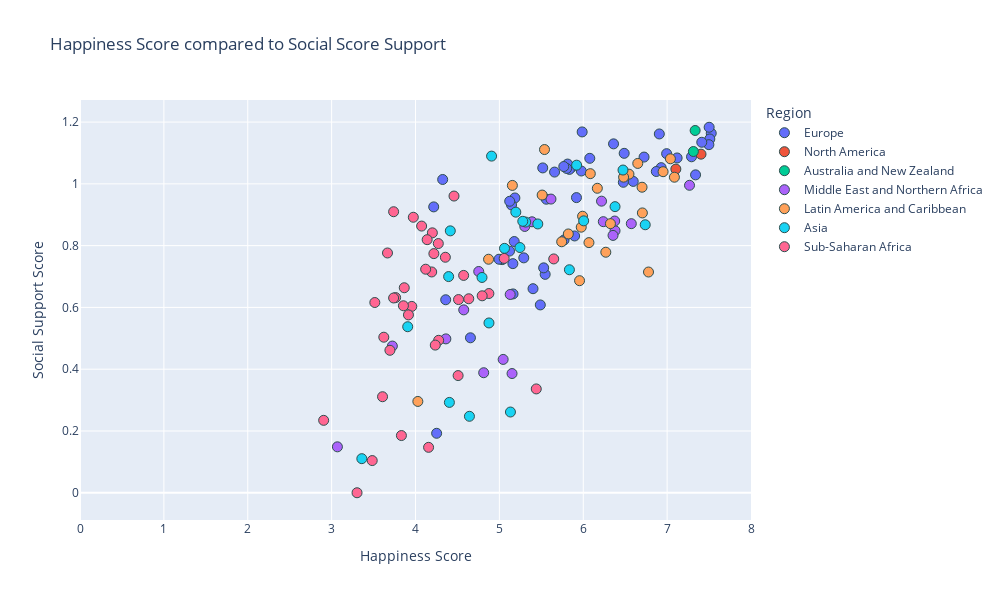

Notebook code for this chart:
### Code cell
#happiness score vs social support

#establish x and y values
x_values = csv_2016_restructured["Score"]
y_values = csv_2016_restructured["Social support"]

#px.scatter
fig = px.scatter(csv_2016_restructured, x_values, y_values, color="Region", hover_name="Country",
                range_x=[0,8], title="Happiness Score compared to Social Score Support ",
                width= 1000, height =600) # use trendline="ols" to see all lin reg equations

#set axes labels
fig.update_xaxes(title_text='Happiness Score')
fig.update_yaxes(title_text='Social Support Score')


#formatting
#marker size and colors
fig.update_traces(marker=dict(size=10,
                              line=dict(width=1, 
                                        color='DarkSlateGrey')))


#linear regression
#use linregress from dependencies to inplement linear regression
(slope, intercept, rvalue, pvalue, stderr) = linregress(x_values, y_values)
regress_values = x_values * slope + intercept

#print out all variables calculated above (rvalue, pvalue...)
print(f"slope:{round(slope, 2)}")
print(f"intercept:{round(intercept,2)}")
res = sts.linregress(x_values, y_values)
print(f"R-squared: {res.rvalue**2:.4f}")


#print out line eq for reference
line_eq = (f"y={round(slope, 2)}x + {round(intercept, 2)}")
print(line_eq)

fig.show()

### Figure 1 — Plotly figure (JSON) as saved in the notebook; plotly's stock layout.template omitted (floating-point values rounded to 4 significant figures)
{"data": [{"hovertemplate": "<b>%{hovertext}</b><br><br>Region=Europe<br>Score=%{x}<br>Social support=%{y}<extra></extra>", "hovertext": ["Denmark", "Switzerland", "Iceland", "Norway", "Finland", "Netherlands", "Sweden", "Austria", "Germany", "Belgium", "Ireland", "Luxembourg", "United Kingdom", "Czech Republic", "Malta", "France", "Spain", "Slovakia", "Uzbekistan", "Italy", "Kazakhstan", "Moldova", "Russia", "Poland", "Lithuania", "Belarus", "North Cyprus", "Slovenia", "Turkmenistan", "Latvia", "Cyprus", "Romania", "Estonia", "Croatia", "Kosovo", "Azerbaijan", "Kyrgyzstan", "Serbia", "Bosnia and Herzegovina", "Montenegro", "Hungary", "Portugal", "Macedonia", "Greece", "Tajikistan", "Albania", "Armenia", "Ukraine", "Georgia", "Bulgaria"], "legendgroup": "Europe", "marker": {"color": "#636efa", "line": {"color": "DarkSlateGrey", "width": 1}, "size": 10, "symbol": "circle"}, "mode": "markers", "name": "Europe", "orientation": "v", "showlegend": true, "type": "scatter", "x": [7.526, 7.509, 7.501, 7.498, 7.413, 7.339, 7.291, 7.119, 6.994, 6.929, 6.907, 6.871, 6.725, 6.596, 6.488, 6.478, 6.361, 6.078, 5.987, 5.977, 5.919, 5.897, 5.856, 5.835, 5.813, 5.802, 5.771, 5.768, 5.658, 5.56, 5.546, 5.528, 5.517, 5.488, 5.401, 5.291, 5.185, 5.177, 5.163, 5.161, 5.145, 5.123, 5.121, 5.033, 4.996, 4.655, 4.36, 4.324, 4.252, 4.217], "xaxis": "x", "y": [1.164, 1.145, 1.183, 1.127, 1.135, 1.029, 1.088, 1.084, 1.098, 1.052, 1.162, 1.04, 1.087, 1.008, 1.099, 1.005, 1.129, 1.083, 1.168, 1.042, 0.9554, 0.8313, 1.053, 1.047, 1.064, 1.05, 0.8183, 1.056, 1.038, 0.9503, 0.707, 0.728, 1.052, 0.6081, 0.6606, 0.7604, 0.9543, 0.8133, 0.6437, 0.7417, 0.9316, 0.9437, 0.7824, 0.7547, 0.756, 0.5016, 0.6248, 1.014, 0.1925, 0.9254], "yaxis": "y"}, {"hovertemplate": "<b>%{hovertext}</b><br><br>Region=North America<br>Score=%{x}<br>Social support=%{y}<extra></extra>", "hovertext": ["Canada", "United States"], "legendgroup": "North America", "marker": {"color": "#EF553B", "line": {"color": "DarkSlateGrey", "width": 1}, "size": 10, "symbol": "circle"}, "mode": "markers", "name": "North America", "orientation": "v", "showlegend": true, "type": "scatter", "x": [7.404, 7.104], "xaxis": "x", "y": [1.096, 1.048], "yaxis": "y"}, {"hovertemplate": "<b>%{hovertext}</b><br><br>Region=Australia and New Zealand<br>Score=%{x}<br>Social support=%{y}<extra></extra>", "hovertext": ["New Zealand", "Australia"], "legendgroup": "Australia and New Zealand", "marker": {"color": "#00cc96", "line": {"color": "DarkSlateGrey", "width": 1}, "size": 10, "symbol": "circle"}, "mode": "markers", "name": "Australia and New Zealand", "orientation": "v", "showlegend": true, "type": "scatter", "x": [7.334, 7.313], "xaxis": "x", "y": [1.173, 1.105], "yaxis": "y"}, {"hovertemplate": "<b>%{hovertext}</b><br><br>Region=Middle East and Northern Africa<br>Score=%{x}<br>Social support=%{y}<extra></extra>", "hovertext": ["Israel", "United Arab Emirates", "Saudi Arabia", "Qatar", "Algeria", "Kuwait", "Bahrain", "Libya", "Turkey", "Jordan", "Morocco", "Lebanon", "Tunisia", "Iran", "Palestinian Territories", "Iraq", "Egypt", "Yemen", "Syria"], "legendgroup": "Middle East and Northern Africa", "marker": {"color": "#ab63fa", "line": {"color": "DarkSlateGrey", "width": 1}, "size": 10, "symbol": "circle"}, "mode": "markers", "name": "Middle East and Northern Africa", "orientation": "v", "showlegend": true, "type": "scatter", "x": [7.267, 6.573, 6.379, 6.375, 6.355, 6.239, 6.218, 5.615, 5.389, 5.303, 5.151, 5.129, 5.045, 4.813, 4.754, 4.575, 4.362, 3.724, 3.069], "xaxis": "x", "y": [0.9954, 0.8711, 0.8483, 0.8796, 0.8331, 0.8776, 0.944, 0.9508, 0.8772, 0.8622, 0.386, 0.6418, 0.4316, 0.3886, 0.7163, 0.592, 0.4981, 0.4749, 0.1487], "yaxis": "y"}, {"hovertemplate": "<b>%{hovertext}</b><br><br>Region=Latin America and Caribbean<br>Score=%{x}<br>Social support=%{y}<extra></extra>", "hovertext": ["Costa Rica", "Puerto Rico", "Brazil", "Mexico", "Chile", "Panama", "Argentina", "Uruguay", "Colombia", "Guatemala", "Suriname", "Trinidad and Tobago", "Venezuela", "El Salvador", "Nicaragua", "Ecuador", "Belize", "Bolivia", "Peru", "Paraguay", "Jamaica", "Dominican Republic", "Honduras", "Haiti"], "legendgroup": "Latin America and Caribbean", "marker": {"color": "#FFA15A", "line": {"color": "DarkSlateGrey", "width": 1}, "size": 10, "symbol": "circle"}, "mode": "markers", "name": "Latin America and Caribbean", "orientation": "v", "showlegend": true, "type": "scatter", "x": [7.087, 7.039, 6.952, 6.778, 6.705, 6.701, 6.65, 6.545, 6.481, 6.324, 6.269, 6.168, 6.084, 6.068, 5.992, 5.976, 5.956, 5.822, 5.743, 5.538, 5.51, 5.155, 4.871, 4.028], "xaxis": "x", "y": [1.022, 1.081, 1.039, 0.7146, 0.9059, 0.9891, 1.066, 1.031, 1.022, 0.8712, 0.7787, 0.9857, 1.033, 0.8097, 0.8952, 0.8597, 0.6865, 0.8378, 0.8125, 1.111, 0.9637, 0.995, 0.756, 0.2956], "yaxis": "y"}, {"hovertemplate": "<b>%{hovertext}</b><br><br>Region=Asia<br>Score=%{x}<br>Social support=%{y}<extra></extra>", "hovertext": ["Singapore", "Thailand", "Taiwan", "Malaysia", "Japan", "South Korea", "Hong Kong", "Indonesia", "Philippines", "China", "Bhutan", "Pakistan", "Vietnam", "Mongolia", "Laos", "Nepal", "Bangladesh", "Sri Lanka", "India", "Myanmar", "Cambodia", "Afghanistan"], "legendgroup": "Asia", "marker": {"color": "#19d3f3", "line": {"color": "DarkSlateGrey", "width": 1}, "size": 10, "symbol": "circle"}, "mode": "markers", "name": "Asia", "orientation": "v", "showlegend": true, "type": "scatter", "x": [6.739, 6.474, 6.379, 6.005, 5.921, 5.835, 5.458, 5.314, 5.279, 5.245, 5.196, 5.132, 5.061, 4.907, 4.876, 4.793, 4.643, 4.415, 4.404, 4.395, 3.907, 3.36], "xaxis": "x", "y": [0.8676, 1.045, 0.9262, 0.8802, 1.061, 0.7219, 0.8702, 0.8762, 0.8788, 0.7938, 0.9084, 0.2614, 0.7912, 1.09, 0.5497, 0.697, 0.2475, 0.8478, 0.2925, 0.6998, 0.5375, 0.1104], "yaxis": "y"}, {"hovertemplate": "<b>%{hovertext}</b><br><br>Region=Sub-Saharan Africa<br>Score=%{x}<br>Social support=%{y}<extra></extra>", "hovertext": ["Mauritius", "Somalia", "Somaliland Region", "Nigeria", "Zambia", "Sierra Leone", "Namibia", "Cameroon", "Ethiopia", "South Africa", "Kenya", "Ghana", "Congo (Kinshasa)", "Congo (Brazzaville)", "Senegal", "Mauritania", "Zimbabwe", "Malawi", "Sudan", "Gabon", "Mali", "Botswana", "Comoros", "Ivory Coast", "Angola", "Niger", "South Sudan", "Chad", "Burkina Faso", "Uganda", "Madagascar", "Tanzania", "Liberia", "Guinea", "Rwanda", "Benin", "Togo", "Burundi"], "legendgroup": "Sub-Saharan Africa", "marker": {"color": "#FF6692", "line": {"color": "DarkSlateGrey", "width": 1}, "size": 10, "symbol": "circle"}, "mode": "markers", "name": "Sub-Saharan Africa", "orientation": "v", "showlegend": true, "type": "scatter", "x": [5.648, 5.44, 5.057, 4.875, 4.795, 4.635, 4.574, 4.513, 4.508, 4.459, 4.356, 4.276, 4.272, 4.236, 4.219, 4.201, 4.193, 4.156, 4.139, 4.121, 4.073, 3.974, 3.956, 3.916, 3.866, 3.856, 3.832, 3.763, 3.739, 3.739, 3.695, 3.666, 3.622, 3.607, 3.515, 3.484, 3.303, 2.905], "xaxis": "x", "y": [0.757, 0.3361, 0.7586, 0.645, 0.6376, 0.628, 0.7036, 0.6254, 0.3793, 0.9605, 0.7624, 0.4935, 0.8068, 0.478, 0.7742, 0.8414, 0.7148, 0.147, 0.8193, 0.7237, 0.8633, 0.8919, 0.6032, 0.5758, 0.6637, 0.6053, 0.1852, 0.6318, 0.6305, 0.9098, 0.4612, 0.7762, 0.5035, 0.3109, 0.6159, 0.1042, 0, 0.2344], "yaxis": "y"}], "layout": {"height": 600, "legend": {"title": {"text": "Region"}, "tracegroupgap": 0}, "title": {"text": "Happiness Score compared to Social Score Support "}, "width": 1000, "xaxis": {"anchor": "y", "domain": [0, 1], "range": [0, 8], "title": {"text": "Happiness Score"}}, "yaxis": {"anchor": "x", "domain": [0, 1], "title": {"text": "Social Support Score"}}}}
